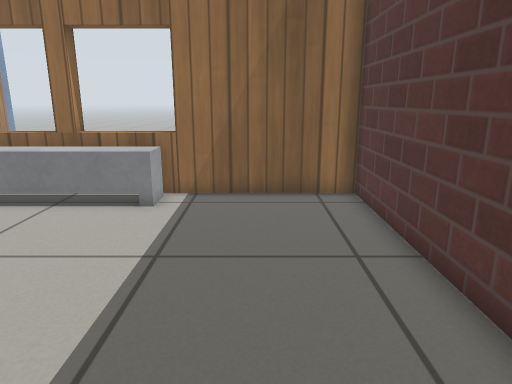
[1] (above)

17 first-person views from a walk through a robot-simulator world made for Gazebo. The camera is 0.75 m above the floor, tilts 14° down and sees 70° across. The floor is counted in squares, 0.25 m on a side. Each view is taken from the middle of a square. On the plan, view 1 faces up. The plan holds only what a view shows up to about 20 squares ahead; the rest is blank. Simple patterns stand in for the simulator's built-in surfaces.

[2]
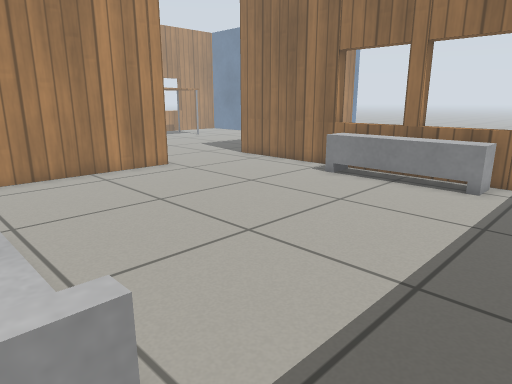

[3]
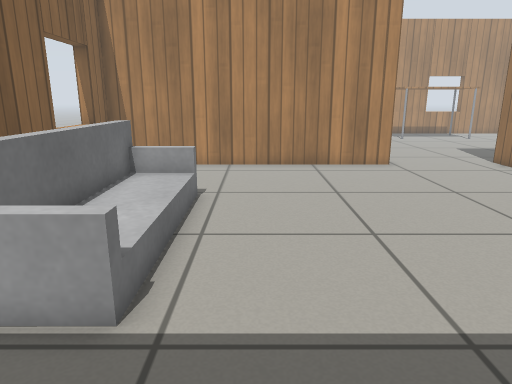

[4]
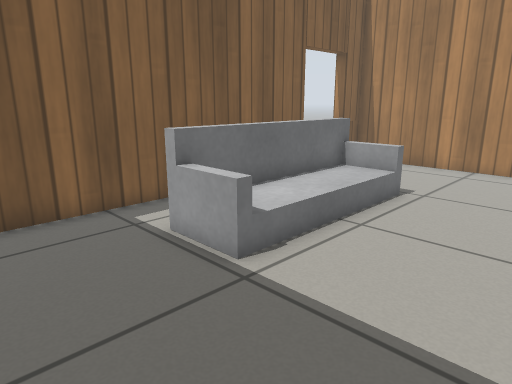

[5]
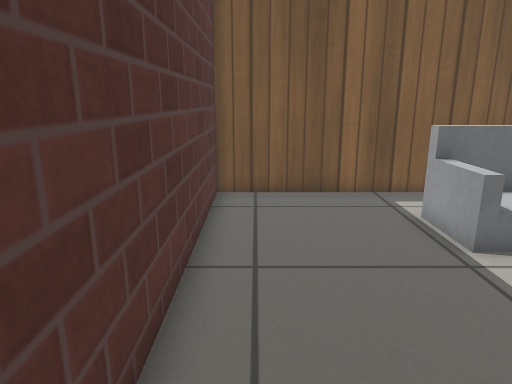

[6]
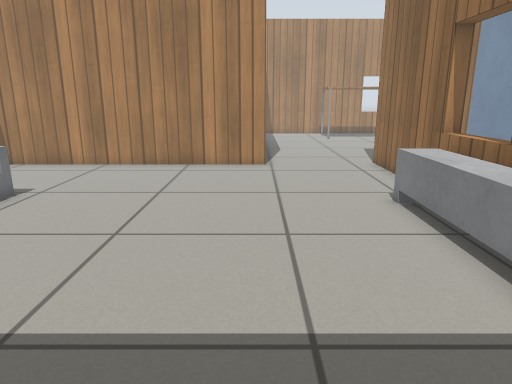

[7]
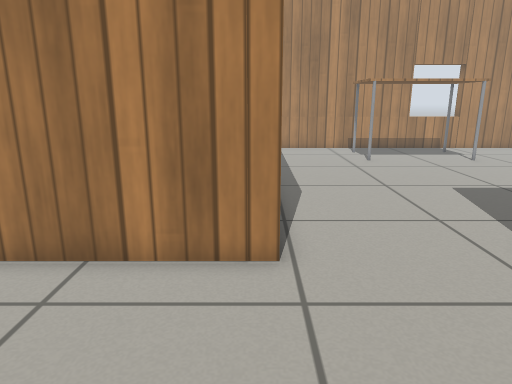

[8]
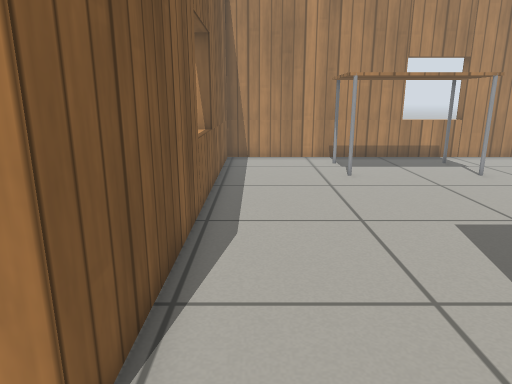

[9]
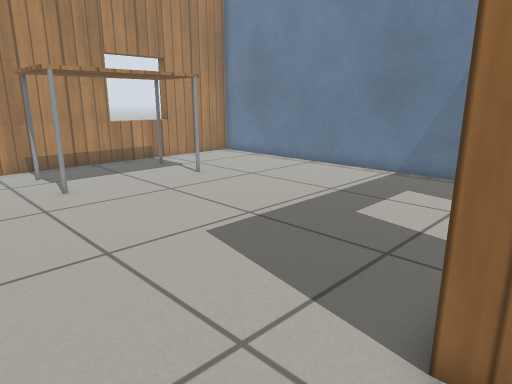

[10]
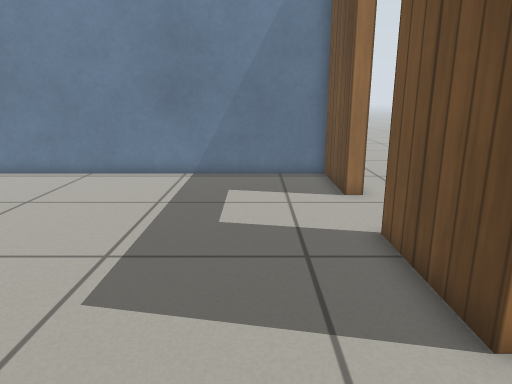

[11]
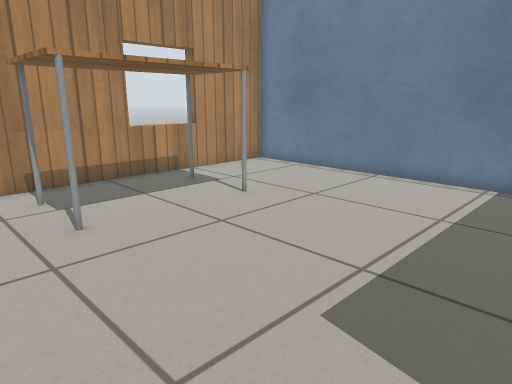

[12]
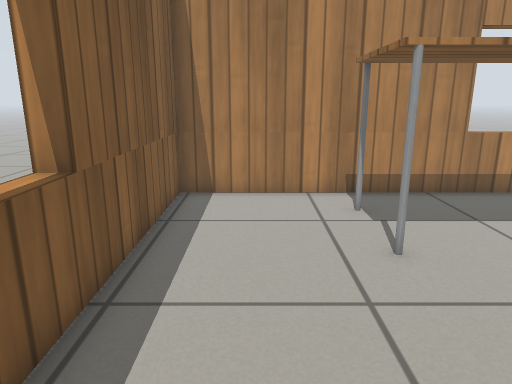

[13]
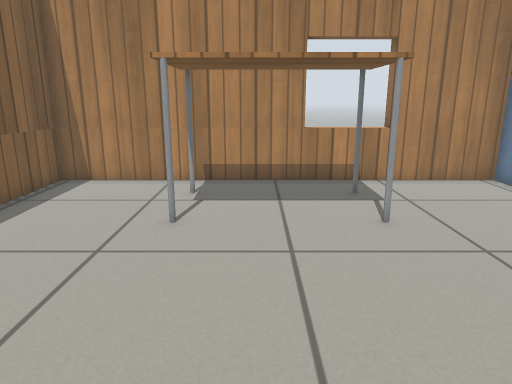

[14]
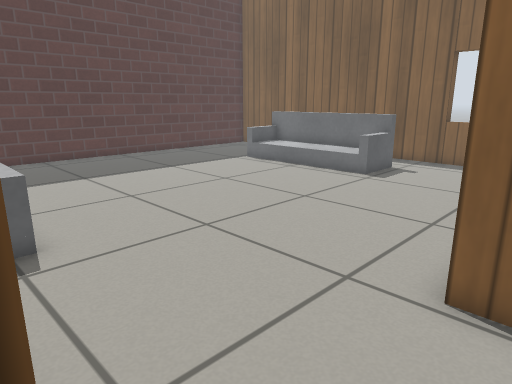

[15]
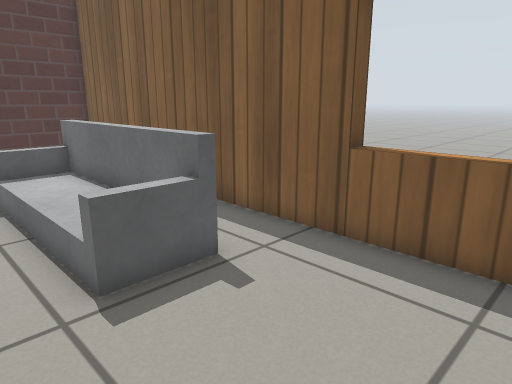

[16]
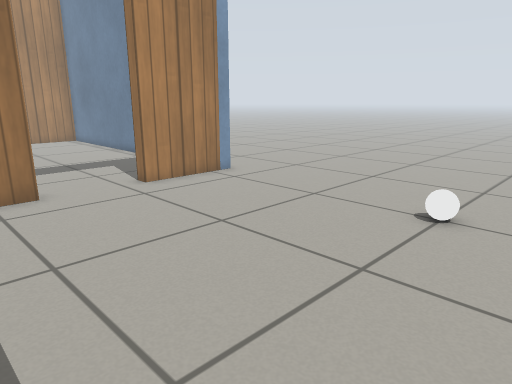

[17]
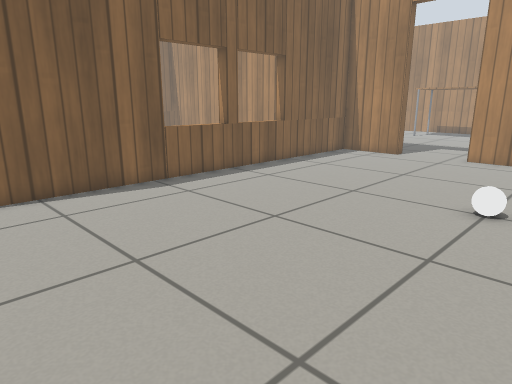

### Floor plan
Points are (right, up) in squares from view 1. A wall is a line through its corners. A room is listed if a view was taken in it or the views show most of it. See-through windows are left out.
Room 1 (views 1, 2, 3, 4, 5, 6, 7, 8, 9, 15)
walls: (-15.5, 6.5) (-15.5, -6.9) (3.3, -6.9) (3.3, 11.9) (-16.1, 11.9)
ways out: opening at (-16, 9) to room 2
objects: sofa (-9, -4) to (-3, -2); other object (-9, 10) to (-3, 11)
Room 2 (views 10, 11, 12, 13, 14)
walls: (-16.1, 11.9) (-16.1, 16); (-16.1, 19.6) (-16.1, 23.3) (-32.9, 23.3) (-32.9, 6.5) (-15.5, 6.5)
ways out: opening at (-16, 9) to room 1; open door at (-16, 17.5) to room 3
objects: table (-31, 12) to (-28, 17)
Room 3 (views 16, 17)
walls: (-12.4, 12.5) (3, 12.5); (-15.5, 16.1) (-15.5, 15); (-15.5, 23.9) (-15.5, 19.6)
ways out: open door at (-16, 17.5) to room 2; opening at (-15, 25)
objects: white ball (-6, 23)

Positions as (right, up) in squares from view 1, and headings:
1: (0, 0), facing up
2: (0, -3), facing up-left
3: (2, 0), facing left
4: (2, 3), facing down-left
5: (2, 5), facing down
6: (2, 6), facing left
7: (-9, 6), facing left
8: (-13, 8), facing left
9: (-15, 8), facing up-left
10: (-19, 8), facing up
11: (-19, 9), facing up-left
12: (-21, 9), facing left
13: (-19, 14), facing left
14: (-17, 12), facing down-right
15: (-15, 0), facing down-right
16: (-3, 13), facing up-left
17: (5, 25), facing down-left
